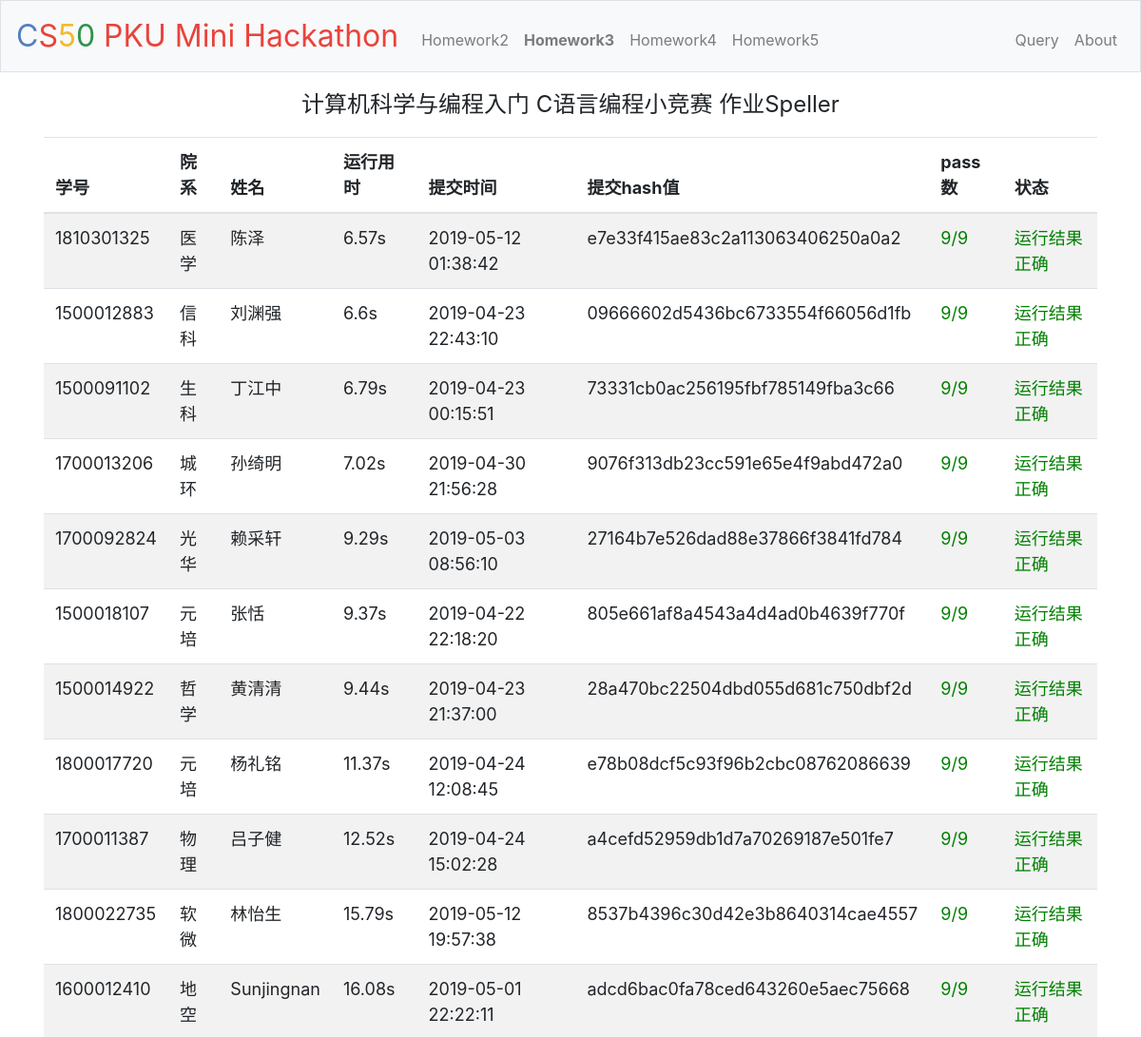
/homework3 (upper part), run on an earlier commit of the app's database.
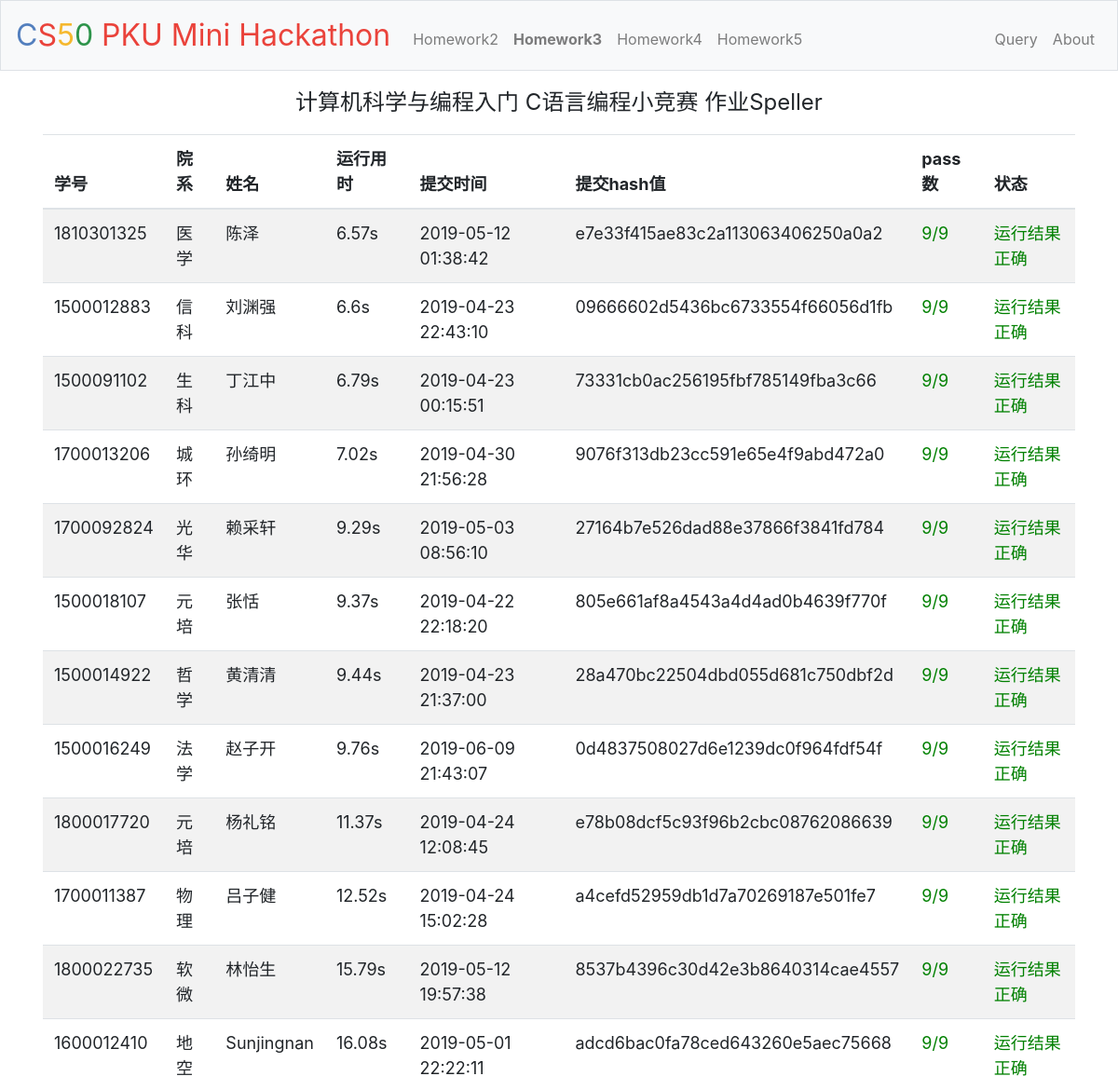
And on a later commit of the database.
### tables this page shows
CREATE TABLE "submit" (
	"id"	INTEGER NOT NULL PRIMARY KEY AUTOINCREMENT UNIQUE,
	"stuid"	INTEGER NOT NULL,
	"name"	TEXT,
	"work"	INTEGER NOT NULL,
	"time"	TIMESTAMP NOT NULL DEFAULT current_timestamp,
	"exe_time"	REAL,
	"hash"	TEXT NOT NULL,
	"status"	INTEGER NOT NULL,
	"correct_num"	INTEGER
);

### application.py (the view)
@app.route("/homework3")
def homework3():
    session["status"]="hw3"
    app.logger.info(request.remote_addr+" "+get_time()+" GET /homework3")
    result=[]
    ids = db.execute("select distinct stuid from submit where work=3")
    for id in ids:
        rows = db.execute("SELECT stuid,name,time,exe_time,hash,correct_num,status FROM submit where work=3 and stuid=:stuid ORDER BY correct_num desc, status asc, exe_time asc, time asc", stuid=id["stuid"])
        if rows:
            res=rows[0]
            stuid=str(res["stuid"])
            colloge=colloge_list.get(stuid)
            if not colloge:
                colloge="Unknown"
            status = status_list.get(res["status"])
            if not status:
                status="其他错误"
            if int(res["status"]) == 0:
                status_order=0
            else:
                status_order=1
            tmp=[stuid, colloge, res["name"],res["exe_time"],res["time"],res["hash"],int(res["correct_num"]),status,status_order]
            result.append(tmp)
    result.sort(key=lambda x: (-x[6], x[8], x[3], Reversinator(x[4])))
    return render_template("homework3.html", result=result)

### application.py (called while the page is built)
@app.after_request
def after_request(response):
    return response

def get_time():
    i = datetime.datetime.now()
    return "{}/{}/{} {}:{}:{}".format(i.year, i.month, i.day, i.hour, i.minute, i.second)

### templates/homework3.html (shortened to what this page needs)
{% extends "layout.html" %}
{% block main %}
    <div style="font-size:x-large">
        <p>
            计算机科学与编程入门 C语言编程小竞赛 作业Speller
        </p>
    </div>
    <table class="table table-striped table-responsive">
        <thead>
            <tr>
                <th>学号</th>
                <th>院系</th>
                <th>姓名</th>
                <th>运行用时</th>
                <th>提交时间</th>
                <th>提交hash值</th>
                <th>pass数</th>
                <th>状态</th>
            </tr>
        </thead>
        <tbody>
            {% for r in result %}
                <tr>
                    <td>{{r[0]}}</td>
                    <td>{{r[1]}}</td>
                    <td>{{r[2]}}</td>
                    {% if r[3] < 1 %}
                        <td>\</td>
                    {% else %}
                        <td>{{r[3]}}s</td>
                    {% endif %}
                    <td>{{r[4]}}</td>
                    <td>{{r[5]}}</td>
                    {% if r[6] == 9 %}
                        <td><font color="green">{{r[6]}}/9</font></td>
                    {% else %}
                        <td><font color="red">{{r[6]}}/9</font></td>
                    {% endif %}
                    {% if r[7] == '运行结果正确' %}
                        <td><font color="green">{{r[7]}}</font></td>
                    {% elif r[7] == '正在运行' %}
                        <td><font color="blue">{{r[7]}}</font></td>
                    {% else %}
                        <td><font color="red">{{r[7]}}</font></td>
                    {% endif %}
                </tr>
            {% endfor %}
        </tbody>
    </table>
{% endblock %}

What changed in the data, as far as the page shows it:
added submit: stuid "1500016249", r "法学", name "赵子开", exe_time "9.76", time "2019-06-09 21:43:07", hash "0d4837508027d6e1239dc0f964fdf54f", correct_num "9", r "运行结果正确"
